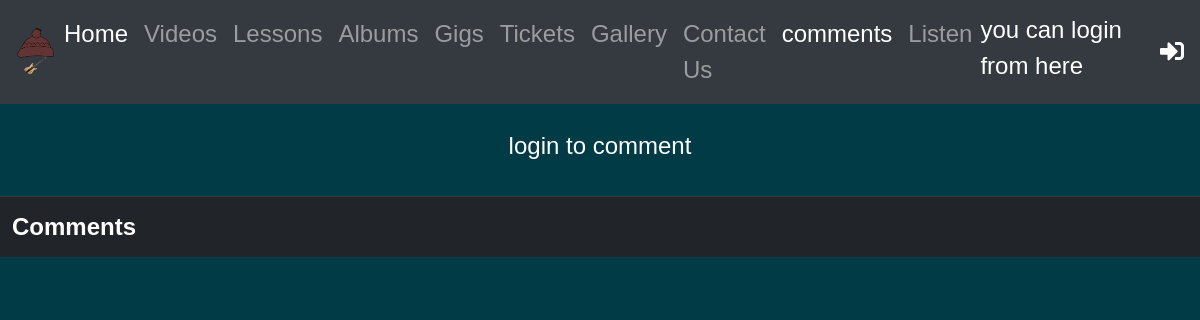
The app's page /comments.php, older data.
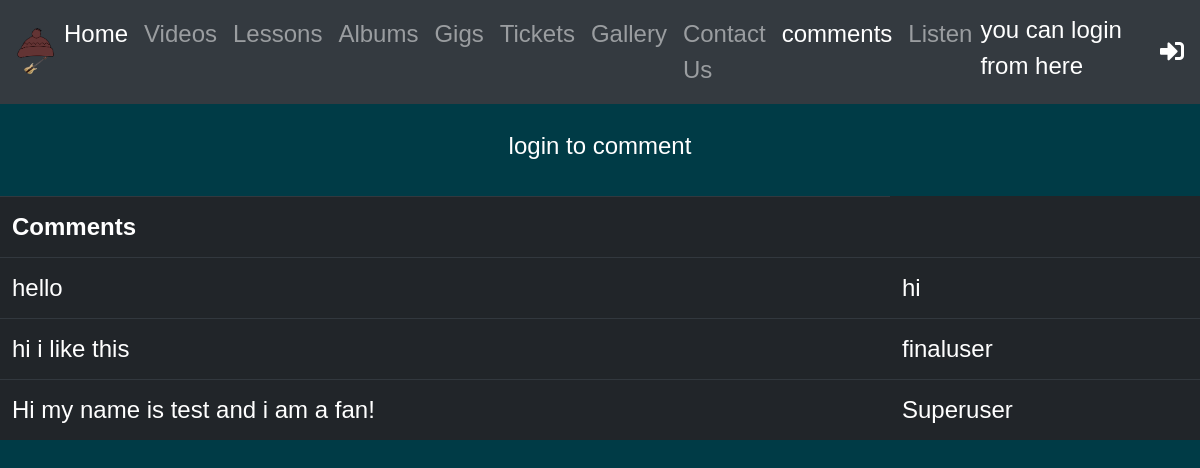
The same page, newer data.
### tables this page shows
CREATE TABLE `comments` (
  `comment_id` int(11) NOT NULL,
  `comment` varchar(80) NOT NULL,
  `client_id` int(30) NOT NULL
);

CREATE TABLE `clients` (
  `username` varchar(50) NOT NULL,
  `password` varchar(255) NOT NULL,
  `client_id` int(30) NOT NULL,
  `email` varchar(40) NOT NULL
);

### comments.php (the view, shortened to what this page needs)
<!DOCTYPE html>
<html lang="en">
  <head>
    <link rel="stylesheet" href="https://stackpath.bootstrapcdn.com/bootstrap/4.1.0/css/bootstrap.min.css">
    <link rel="stylesheet" href="https://use.fontawesome.com/releases/v5.0.10/css/all.css">
    <link rel="stylesheet" type="text/css"  href="style/style.css">
    </head>
  <body>
            <nav class="navbar navbar-expand-lg navbar-dark bg-dark">
          <img src="images/logo.png" width="40px">
          <div class="collapse navbar-collapse" id="navbarText">
            <ul class="navbar-nav mr-auto">
              <li class="nav-item active">
          <a class="nav-link" href="index.php">Home<span class="sr-only">(current)</span></a>
      </li>
      <li class="nav-item">
        <a class="nav-link" href="videos.php">Videos</a>
      </li>
      <li class="nav-item">
        <a class="nav-link" href="lessons.php">Lessons</a>
      </li>
      <li class="nav-item">
        <a class="nav-link" href="albums.php">Albums</a>
      </li>
                              <li class="nav-item">
        <a class="nav-link" href="gigs.php">Gigs</a>
      </li>
             <li class="nav-item">
        <a class="nav-link" href="tickets.php">Tickets</a>
      </li>
       <li class="nav-item">
        <a class="nav-link" href="gallery.php">Gallery</a>
      </li>
             <li class="nav-item">
        <a class="nav-link" href="contactus.php">Contact Us</a>
      </li>
       <li class="nav-item active">
        <a class="nav-link" href="comments.php">comments</a>
      </li>
                                            <li class="nav-item">
        <a class="nav-link" href="https://open.spotify.com/artist/0A51LEnyTnXX33IyuwM0Ts">Listen</a>
                </li>      </ul>
                </div>
                <?php
              if(isset($_SESSION['username'])){
                echo '<div class=" mb-2 text-white ">'.$_SESSION['username']."</div>";
                   echo '
         <a href="logout.php"><i class="fas fa-sign-in-alt"></i> </a>
        ';
            }else{echo'<div class="mb-2 text-white ">you can login from here</div>';
                 echo'
         <a href="login.php"> <i class="fas fa-sign-in-alt"></i></a>
        ';} ?>
               </nav>
    <?php
              $conn = mysqli_connect( "localhost", "root","","artist_site","3306");
$result = mysqli_query($conn,"SELECT comments.comment,clients.username FROM comments INNER JOIN clients ON comments.client_id=clients.client_id");
      echo "<table class='table table-dark'>
<tr>
<th>Comments</th>
</tr>";
 while($row = mysqli_fetch_array($result))
{
     echo"<tr><td>".$row['comment']."</td><td>".$row['username']."</td></tr>";
 }
      if(isset($_SESSION['username'])){
     echo"<form method='post' action=''>
  <div class='form-group'>    <label for='comment'>comments</label>
    <textarea class='form-control' id='comments' rows='3' name='comments' required></textarea>
    <button type='submit' class='btn btn-primary' name='Submit'>Submit</button>
  </div>
</form>";
          if(isset($_POST['Submit'])&& !empty($_POST['comments'])){
              $comment = $_POST['comments'];
          $client = $_SESSION['client_id'];
$query = "INSERT INTO comments (comment, client_id)
VALUES ('$comment','$client')";
                mysqli_query($conn, $query);
              exit;
          }
 }
      else{echo"<div class='p-4 mb-2 text-white text-center'>login to comment</div>";}
?>
  </body>
</html>

Row changes from the older to the newer data that the page shows:
added comments: comment "hello", client.username "hi"
added comments: comment "hi i like this", client.username "finaluser"
added comments: comment "Hi my name is test and i am a fan!", client.username "Superuser"
